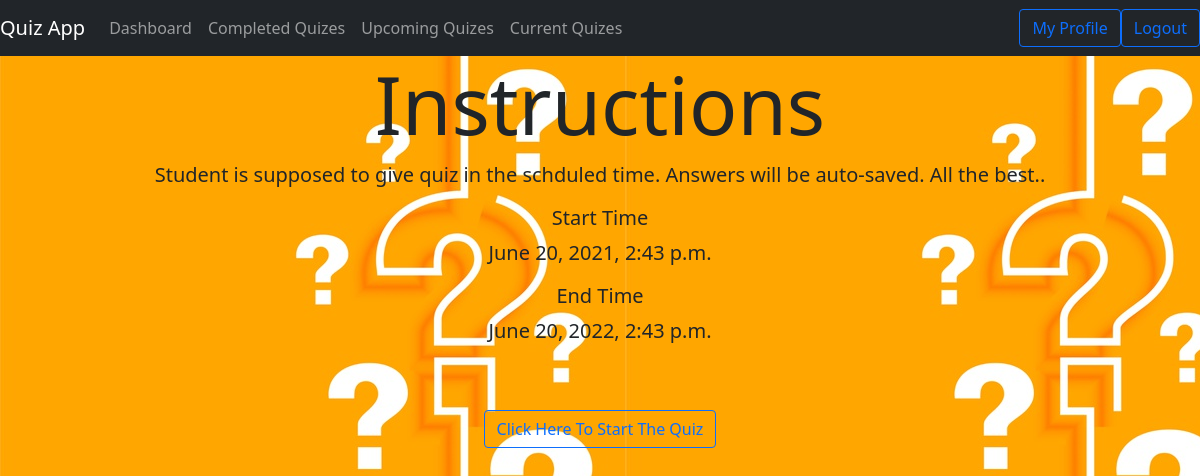
Screenshot of /dashboard/5 (signed in) with the database file from the repository.
### BaseApp/models.py (models this page shows, shortened)
class Quiz(models.Model):
    category = models.CharField(max_length=40)
    start_time = models.DateTimeField(null=False)
    end_time = models.DateTimeField(null = False)
    choices = (
        ('Completed','Completed'),
        ('Ongoing','Ongoing'),
        ('Future','Future'))
    status = models.CharField(max_length=20,choices=choices)

### BaseApp/views.py (the view)
# urls.py: path('dashboard/<int:id>',views.QuizView, name = 'quiz'),
def QuizView(request,id):
    if not request.user.is_authenticated:
        return HttpResponseRedirect('/home')
    quiz = Quiz.objects.get(id = id)
    if quiz.status == "Completed":
        return HttpResponseRedirect("/submission")
    questions = Question.objects.filter(quiz = quiz)
    if len(questions) == 0:
        return HttpResponse("No Questions")
    return render(request,'BaseApp/quiz.html',{'quiz':quiz})

### BaseApp/templates/BaseApp/quiz.html (shortened to what this page needs)
{% extends 'BaseApp/base_after.html' %} {% block content %}
<div class="container centralize">
  <h1 class="display-1">Instructions</h1>
  <p class="lead">
    Student is supposed to give quiz in the schduled time. Answers will be
    auto-saved. All the best..
  </p>
  <h5>Start Time</h5>
  <p class="lead">{{quiz.start_time}}</p>
  <h5>End Time</h5>
  <p class="lead">{{quiz.end_time}}</p>
  <br />
  <br />
  <form action="{% url 'question' quiz.id 1 %}" method="GET">
    <button class="btn btn-outline-primary" type="submit">
      Click Here To Start The Quiz
    </button>
  </form>
</div>
{% endblock content %}

### BaseApp/static/css/base.css (style rules this page uses)
.centralize { text-align: center; }

### rows the page displays
Quiz: start_time "June 20, 2021, 2:43 p.m.", end_time "June 20, 2022, 2:43 p.m."
